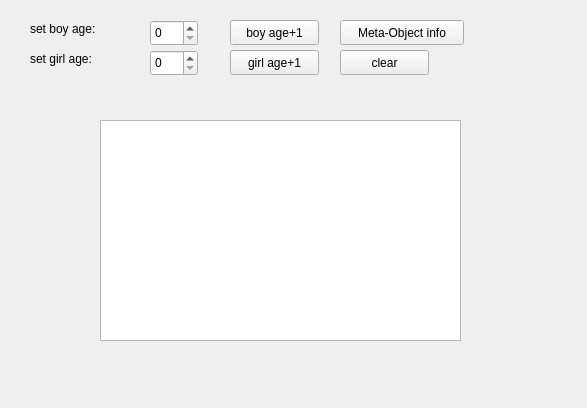
<?xml version="1.0" encoding="UTF-8"?>
<ui version="4.0">
 <class>MyWidget</class>
 <widget class="QWidget" name="MyWidget">
  <property name="geometry">
   <rect>
    <x>0</x>
    <y>0</y>
    <width>587</width>
    <height>408</height>
   </rect>
  </property>
  <property name="windowTitle">
   <string>MyWidget</string>
  </property>
  <widget class="QLabel" name="label">
   <property name="geometry">
    <rect>
     <x>30</x>
     <y>20</y>
     <width>82</width>
     <height>17</height>
    </rect>
   </property>
   <property name="text">
    <string>set boy age:</string>
   </property>
  </widget>
  <widget class="QLabel" name="label_2">
   <property name="geometry">
    <rect>
     <x>30</x>
     <y>50</y>
     <width>79</width>
     <height>17</height>
    </rect>
   </property>
   <property name="text">
    <string>set girl age:</string>
   </property>
  </widget>
  <widget class="QSpinBox" name="spinBoxBoy">
   <property name="geometry">
    <rect>
     <x>150</x>
     <y>20</y>
     <width>48</width>
     <height>26</height>
    </rect>
   </property>
  </widget>
  <widget class="QSpinBox" name="spinBoxGirl">
   <property name="geometry">
    <rect>
     <x>150</x>
     <y>50</y>
     <width>48</width>
     <height>26</height>
    </rect>
   </property>
  </widget>
  <widget class="QPushButton" name="btnBoyInc">
   <property name="geometry">
    <rect>
     <x>230</x>
     <y>20</y>
     <width>89</width>
     <height>25</height>
    </rect>
   </property>
   <property name="text">
    <string>boy age+1</string>
   </property>
  </widget>
  <widget class="QPushButton" name="btnGirlInc">
   <property name="geometry">
    <rect>
     <x>230</x>
     <y>50</y>
     <width>89</width>
     <height>25</height>
    </rect>
   </property>
   <property name="text">
    <string>girl age+1</string>
   </property>
  </widget>
  <widget class="QPushButton" name="btnClassInfo">
   <property name="geometry">
    <rect>
     <x>340</x>
     <y>20</y>
     <width>124</width>
     <height>25</height>
    </rect>
   </property>
   <property name="text">
    <string>Meta-Object info</string>
   </property>
  </widget>
  <widget class="QPushButton" name="btnClear">
   <property name="geometry">
    <rect>
     <x>340</x>
     <y>50</y>
     <width>89</width>
     <height>25</height>
    </rect>
   </property>
   <property name="text">
    <string>clear</string>
   </property>
  </widget>
  <widget class="QTextEdit" name="textEdit">
   <property name="geometry">
    <rect>
     <x>100</x>
     <y>120</y>
     <width>361</width>
     <height>221</height>
    </rect>
   </property>
  </widget>
 </widget>
 <layoutdefault spacing="6" margin="11"/>
 <resources/>
 <connections/>
</ui>
